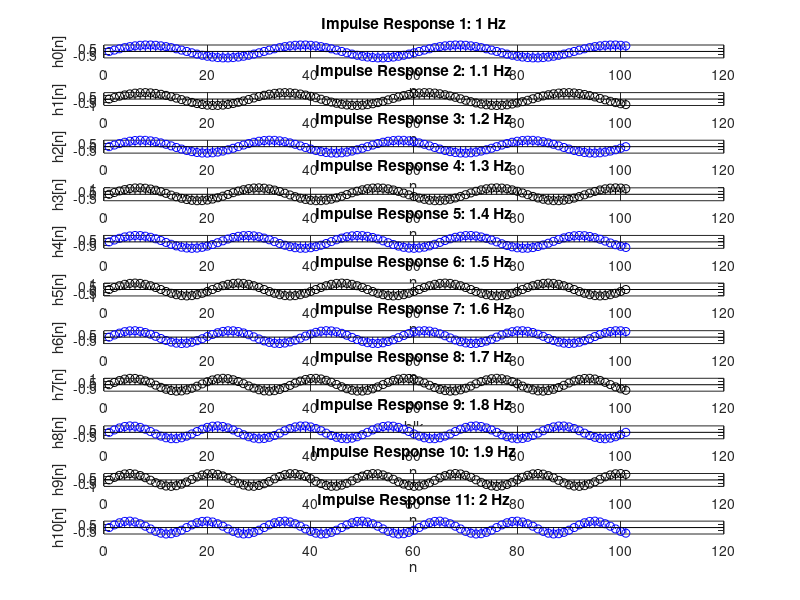

The MATLAB source for this figure: (Note: this script raises an error after producing the figure.)
%% ECGR 4124 Project
% UNC Charlotte
% Spring 2020
% Dylan Languasco
% Jared Ne-Kindinga
% Rene Nicklich

%This file is meant to run in conjunction with ECGR4124_Project.m using the
%first video (face.mp4).
%In this code cross correlation is achieved with a number of different h[n]
%functions and plotting is used to visually inspect and estimae the heart
%rate of the individual in the provided video.
%% Filters Ranging from 1-2 Hz with increments of 0.1 Hz

%Sinusoidal h[n] signals with varying frequencies. Divided by 30 to account
%for 30 frames per second property of the video.
n = 0:100;
h0 = sin(((1*2*pi)/30)*n);
h1 = sin(((1.1*2*pi)/30)*n);
h2 = sin(((1.2*2*pi)/30)*n);
h3 = sin(((1.3*2*pi)/30)*n);
h4 = sin(((1.4*2*pi)/30)*n);
h5 = sin(((1.5*2*pi)/30)*n);
h6 = sin(((1.6*2*pi)/30)*n);
h7 = sin(((1.7*2*pi)/30)*n);
h8 = sin(((1.8*2*pi)/30)*n);
h9 = sin(((1.9*2*pi)/30)*n);
h10 = sin(((2*2*pi)/30)*n);

%plotting the h[n] Signals
figure

subplot(11,1,1),
stem(h0, 'b')
ylim([-inf, inf])
title('Impulse Response 1: 1 Hz')
xlabel('n')
ylabel('h0[n]')

subplot(11,1,2)
stem(h1, 'k')
ylim([-inf, inf])
title('Impulse Response 2: 1.1 Hz')
xlabel('n')
ylabel('h1[n]')

subplot(11,1,3)
stem(h2, 'b')
ylim([-inf, inf])
title('Impulse Response 3: 1.2 Hz')
xlabel('n')
ylabel('h2[n]')

subplot(11,1,4)
stem(h3, 'k')
ylim([-inf, inf])
title('Impulse Response 4: 1.3 Hz')
xlabel('n')
ylabel('h3[n]')

subplot(11,1,5)
stem(h4, 'b');
ylim([-inf, inf])
title('Impulse Response 5: 1.4 Hz');
xlabel('n')
ylabel('h4[n]')

subplot(11,1,6)
stem(h5, 'k');
ylim([-inf, inf])
title('Impulse Response 6: 1.5 Hz');
xlabel('n')
ylabel('h5[n]')

subplot(11,1,7),
stem(h6, 'b')
ylim([-inf, inf])
title('Impulse Response 7: 1.6 Hz')
xlabel('n')
ylabel('h6[n]')

subplot(11,1,8)
stem(h7, 'k')
ylim([-inf, inf])
title('Impulse Response 8: 1.7 Hz')
xlabel('blk')
ylabel('h7[n]')

subplot(11,1,9)
stem(h8, 'b')
ylim([-inf, inf])
title('Impulse Response 9: 1.8 Hz')
xlabel('n')
ylabel('h8[n]')

subplot(11,1,10)
stem(h9, 'k')
ylim([-inf, inf])
title('Impulse Response 10: 1.9 Hz')
xlabel('n')
ylabel('h9[n]')

subplot(11,1,11)
stem(h10, 'b');
ylim([-inf, inf])
title('Impulse Response 11: 2 Hz');
xlabel('n')
ylabel('h10[n]')

%% x[n]*h[-n]
%z= load('meanRedLevels');
redpixel = reshape((meanRedLevels),[1,301]); %reshaping vector so the convolution works correctly.

x = redpixel;

n =0:100;
y0 = conv(x,flip(h0),'valid');
y1 = conv(x,flip(h1),'valid');
y2 = conv(x,flip(h2),'valid');
y3 = conv(x,flip(h3),'valid');
y4 = conv(x,flip(h4),'valid');
y5 = conv(x,flip(h5),'valid');
y6 = conv(x,flip(h6),'valid');
y7 = conv(x,flip(h7),'valid');
y8 = conv(x,flip(h8),'valid');
y9 = conv(x,flip(h9),'valid');
y10 = conv(x,flip(h10),'valid');

figure

subplot(11,1,1)
stem(y0, 'b')
ylim([-inf, inf])
title('Convolution Signal 1: 1 Hz')
xlabel('n')
ylabel('y0[n]')


subplot(11,1,2)
stem(y1, 'k')
ylim([-inf, inf])
title('Convolution Signal 2: 1.1 Hz')
xlabel('n')
ylabel('y1[n]')

subplot(11,1,3)
stem(y2, 'b')
ylim([-inf, inf])
title('Convolution Signal 3: 1.2 Hz')
xlabel('n')
ylabel('y2[n]')

subplot(11,1,4)
stem(y3, 'k')
ylim([-inf, inf])
title('Convolution Signal 4: 1.3 Hz')
xlabel('n')
ylabel('y3[n]')

subplot(11,1,5)
stem(y4, 'b')
ylim([-inf, inf])
title('Convolution Signal 5: 1.4 Hz');
xlabel('n')
ylabel('y4[n]')

subplot(11,1,6)
stem(y5, 'k')
ylim([-inf, inf])
title('Convolution Signal 6: 1.5 Hz');
xlabel('n')
ylabel('y5[n]')

subplot(11,1,7),
stem(y6, 'b')
ylim([-inf, inf])
title('Convolution Signal 7: 1.6 Hz')
xlabel('n')
ylabel('y6[n]')

subplot(11,1,8)
stem(y7, 'k')
ylim([-inf, inf])
title('Convolution Signal 8: 1.7 Hz')
xlabel('k')
ylabel('y7[n]')

subplot(11,1,9)
stem(y8, 'b')
ylim([-inf, inf])
title('Convolution Signal 9: 1.8 Hz')
xlabel('n')
ylabel('y8[n]')

subplot(11,1,10)
stem(y9, 'k')
ylim([-inf, inf])
title('Convolution Signal 10: 1.9 Hz')
xlabel('n')
ylabel('y9[n]')

subplot(11,1,11)
stem(y10, 'b');
ylim([-inf, inf])
title('Convolution Signal 11: 2 Hz');
xlabel('n')
ylabel('y10[n]')

%% y0 Has most stable signal at 1Hz, Finding more refined signal

n=1:100;

h0_new = sin(((1*2*pi)/30)*n);
h1_new = sin(((1.01*2*pi)/30)*n);
h2_new = sin(((1.02*2*pi)/30)*n);
h3_new = sin(((1.03*2*pi)/30)*n);
h4_new = sin(((1.04*2*pi)/30)*n);
h5_new = sin(((1.05*2*pi)/30)*n);
h6_new = sin(((0.9*2*pi)/30)*n);

y0_new = conv(x,flip(h0_new),'valid');
y1_new = conv(x,flip(h1_new),'valid');
y2_new = conv(x,flip(h2_new),'valid');
y3_new = conv(x,flip(h3_new),'valid');
y4_new = conv(x,flip(h4_new),'valid');
y5_new = conv(x,flip(h5_new),'valid');
y6_new = conv(x,flip(h6_new),'valid');

figure

subplot(7,1,1),
stem(y0_new, 'b')
ylim([-inf, inf])
title('Convolution Signal 1: 1 Hz')
xlabel('n')
ylabel('y0[n]')

subplot(7,1,2)
stem(y1_new, 'k')
ylim([-inf, inf])
title('Convolution Signal 2: 1.01 Hz')
xlabel('n')
ylabel('y1[n]')

subplot(7,1,3)
stem(y2_new, 'b')
ylim([-inf, inf])
title('Convolution Signal 3: 1.02 Hz')
xlabel('n')
ylabel('y2[n]')

subplot(7,1,4)
stem(y3_new, 'k')
ylim([-inf, inf])
title('Convolution Signal 4: 1.03 Hz')
xlabel('n')
ylabel('y3[n]')

subplot(7,1,5)
stem(y4_new, 'b');
ylim([-inf, inf])
title('Convolution Signal 5: 1.04 Hz');
xlabel('n')
ylabel('y4[n]')

subplot(7,1,6)
stem(y5_new, 'k');
ylim([-inf, inf])
title('Convolution Signal 6: 1.05 Hz');
xlabel('n')
ylabel('y5[n]')

subplot(7,1,7),
stem(y6_new, 'b')
ylim([-inf, inf])
title('Convolution Signal 7: 0.90 Hz')
xlabel('n')
ylabel('y6[n]')

%best choice filter was h4_new @ 1.04Hz

%% Plotting 1Hz correlated signal vs input
figure

subplot(2,1,1)
stem(y0, 'b');
ylim([-inf, inf])
title('Convolution Signal @ 1 Hz');
xlabel('n')
ylabel('y0[n]')

subplot(2,1,2)
stem(x, 'r')
ylim([-inf, inf])
xlim([0,250])
title('Original Signal')
xlabel('Frame')
ylabel('redPixelVal')
%% PLotting 1.04Hz correlated signal vs input. 
%this was the best fit curve that the team found and used for estimation of
%the persons heart rate in the video

figure

subplot(2,1,1)
stem(y4_new, 'b');
ylim([-inf, inf])
title('Convolution Signal @ 1.04 Hz');
xlabel('n')
ylabel('y4[n]')

subplot(2,1,2)
stem(x, 'r')
ylim([-inf, inf])
title('Original Signal')
xlim([0,250])
xlabel('Frame')
ylabel('redPixelVal')

